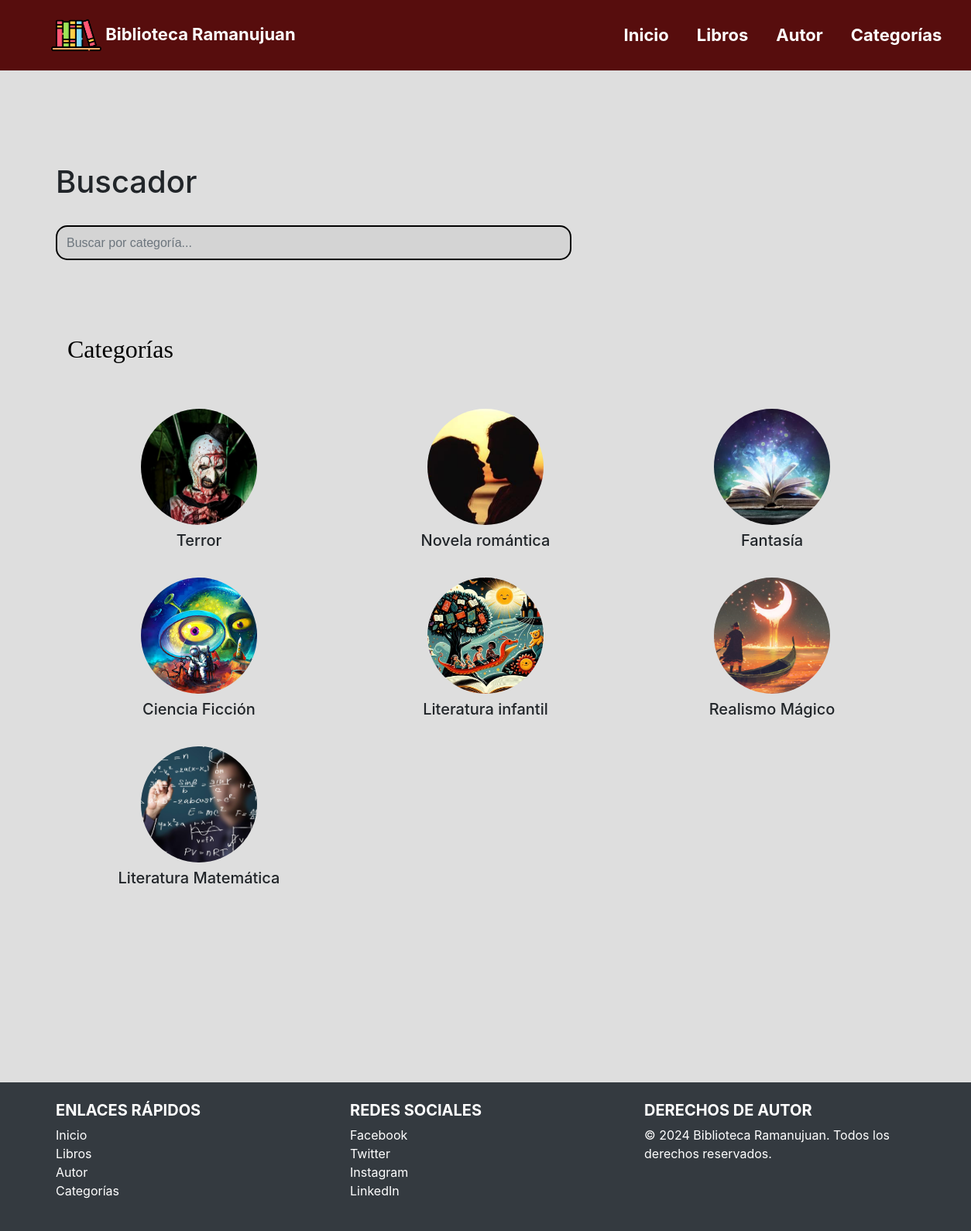
/biblioteca/categoria, run on the app's committed database.
### biblioteca/models.py (models this page shows)
class NavItem(models.Model):
			id_navItem  = models.AutoField(db_column="idNavItem", primary_key=True)
			titulo      = models.CharField(max_length=35)
			url         = models.CharField(max_length=100,null=True)

class Categoria(models.Model):
			id_categoria      = models.AutoField(db_column="idCategoria", primary_key=True)
			nombre_categoria  = models.CharField(max_length=35, blank=False, null=False)
			foto_categoria    = models.CharField(max_length=100)

### biblioteca/views.py (the view)
# urls.py: path('categoria', views.categoria, name="categoria"),
def categoria(request):
	NavItems = NavItem.objects.all()
	Categorias = Categoria.objects.all()
	Autores = Autor.objects.all()
	Libros = Libro.objects.all()
	context = {
		"NavItems" : NavItems,
		"Categorias" : Categorias,
		"Autores" : Autores,
		"Libros" : Libros
	}
	return render (request, 'biblioteca/categoria.html', context)

### biblioteca/templates/biblioteca/categoria.html (shortened to what this page needs)
{% load static %}
<!DOCTYPE html>
<html lang="en">
<head>
    <link rel="stylesheet" href="https://cdn.jsdelivr.net/npm/bootstrap@4.6.2/dist/css/bootstrap.min.css">
    <link href="{% static 'css/navbar.css' %}" rel="stylesheet">
    <link href="{% static 'css/categoria.css' %}" rel="stylesheet">
    <link href="{% static 'css/index.css' %}" rel="stylesheet">
</head>
<body>
  <nav class="navbar navbar-expand-lg navbar-light navbar-custom">
    <a class="navbar-brand" href="/biblioteca">
        <img src="{% static 'img/icono2.png' %}" alt="" style="width: 65px; margin-left: 50px;"> Biblioteca Ramanujuan
    </a>
    <div class="collapse navbar-collapse" id="navbarSupportedContent" style="margin-left: 400px;">
      <ul class="navbar-nav mr-auto" style="margin-left: auto; margin-right: 0;">
        {% for Navbar in NavItems %}
        <li class="nav-item">
            <a class="nav-link" href="{{ Navbar.url }}">{{ Navbar.titulo }}</a>
        </li>
        {% endfor %}
      </ul>
    </div>
  </nav>
<br><br><br>
<div class="container mt-5">
  <h1>Buscador </h1><br>
  <input type="text" id="searchInput" class="form-control" placeholder="Buscar por categoría..."><br>
  <br>
  <div class="container mt-5">
    <div class="row" id="seccionCategorias">
        <h2 id="tituloCategoria" class="col-12">Categorías</h2><br><br><br><br>
        {% for categoria in Categorias %}
        <div class="col-md-4 libro-card text-center mb-4">
            <div class="circular-image">
                <img src="{% static 'img/' %}{{ categoria.foto_categoria }}" alt="{{ categoria.foto_categoria }}">
            </div>
            <h5 class="mt-2 card-title">{{ categoria.nombre_categoria }}</h5>
        </div>
        {% endfor %}
    </div>
  </div>
</div>
<br><br><br><br><br><br><br>
  <footer class="bg-dark text-white mt-5">
    <div class="container py-4">
      <div class="row">
        <div class="col-lg-4 col-md-6 mb-4 mb-lg-0">
          <h5 class="font-weight-bold text-uppercase">Enlaces rápidos</h5>
          <ul class="list-unstyled">
          {% for Navbar in NavItems %}
          <li>
            <a href="{{ Navbar.url }}" class="text-white">{{ Navbar.titulo }}</a>
          </li>
          {% endfor %}
          </ul>
        </div>
        <div class="col-lg-4 col-md-6 mb-4 mb-lg-0">
          <h5 class="font-weight-bold text-uppercase">Redes Sociales</h5>
          <ul class="list-unstyled">
            <li><a href="#" class="text-white">Facebook</a></li>
            <li><a href="#" class="text-white">Twitter</a></li>
            <li><a href="#" class="text-white">Instagram</a></li>
            <li><a href="#" class="text-white">LinkedIn</a></li>
          </ul>
        </div>
        <div class="col-lg-4 col-md-12 mb-4 mb-lg-0">
          <h5 class="font-weight-bold text-uppercase">Derechos de Autor</h5>
          <p class="mb-0">&copy; 2024 Biblioteca Ramanujuan. Todos los derechos reservados.</p>
        </div>
      </div>
    </div>
  </footer>
</body>
</html>

### biblioteca/static/css/navbar.css (style rules this page uses)
.navbar-custom { background-color: rgb(87, 13, 13); }
.navbar-custom .navbar-brand, .navbar-custom .nav-link { color: white !important; font-size: 22px; font-weight: bold; }
.navbar-custom .nav-link { margin-right: 20px; }

### biblioteca/static/css/categoria.css (style rules this page uses)
.circular-image { width: 150px; height: 150px; overflow: hidden; border-radius: 50%; margin: 0 auto; transition: transform 0.3s ease-in-out; }
.circular-image img { width: 100%; height: 100%; object-fit: cover; display: block; transition: transform 0.3s ease-in-out; }
#tituloCategoria { color: black; font-family: Georgia, 'Times New Roman', Times, serif; }

### biblioteca/static/css/index.css (style rules this page uses)
body { background-color: rgb(222, 222, 222); }
.circular-image { width: 150px; height: 150px; overflow: hidden; border-radius: 50%; margin: 0 auto; }
.circular-image img { width: 100%; height: 100%; object-fit: cover; display: block; transition: transform 0.3s ease-in-out; }
#searchInput { font-family: 'Lucida Sans', 'Lucida Sans Regular', 'Lucida Grande', 'Lucida Sans Unicode', Geneva, Verdana, sans-serif; color: rgb(56, 10, 10); background-color: rgb(212, 212, 212); position: relative; width: 60%; margin: 0; height: 45px; border: 2px solid #000000; -webkit-border-radius: 5px; -moz-border-radius: 5px; border-radius: 15px; overflow: hidden; }

### data on the page
NavItem: titulo "Inicio"
NavItem: titulo "Libros"
NavItem: titulo "Autor"
NavItem: titulo "Categorías"
Categoria: foto_categoria (picture), nombre_categoria "Terror"
Categoria: foto_categoria (picture), nombre_categoria "Novela romántica"
Categoria: foto_categoria (picture), nombre_categoria "Fantasía"
Categoria: foto_categoria (picture), nombre_categoria "Ciencia Ficción"
Categoria: foto_categoria (picture), nombre_categoria "Literatura infantil"
Categoria: foto_categoria (picture), nombre_categoria "Realismo Mágico"
Categoria: foto_categoria (picture), nombre_categoria "Literatura Matemática"
